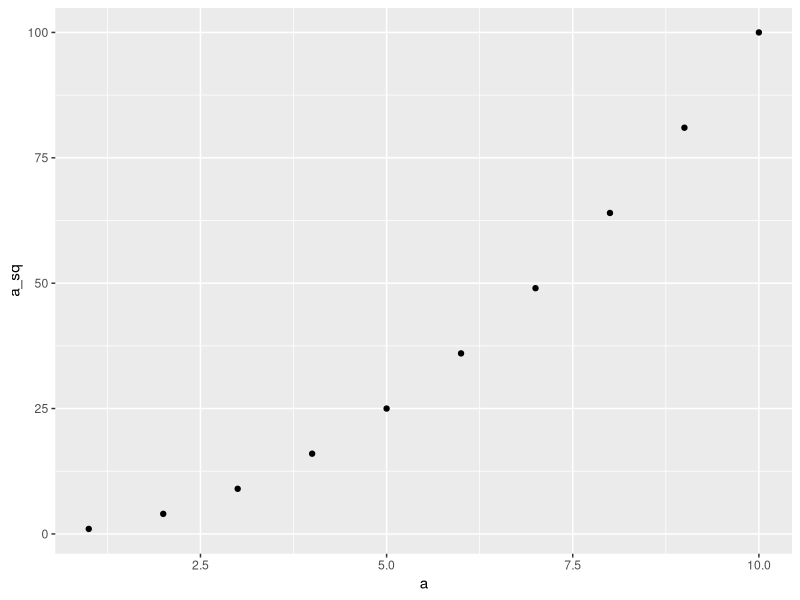
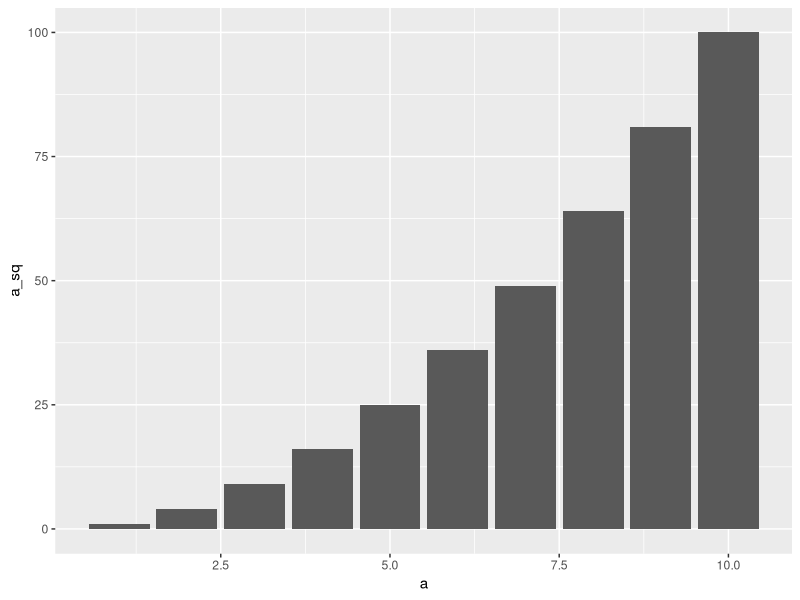
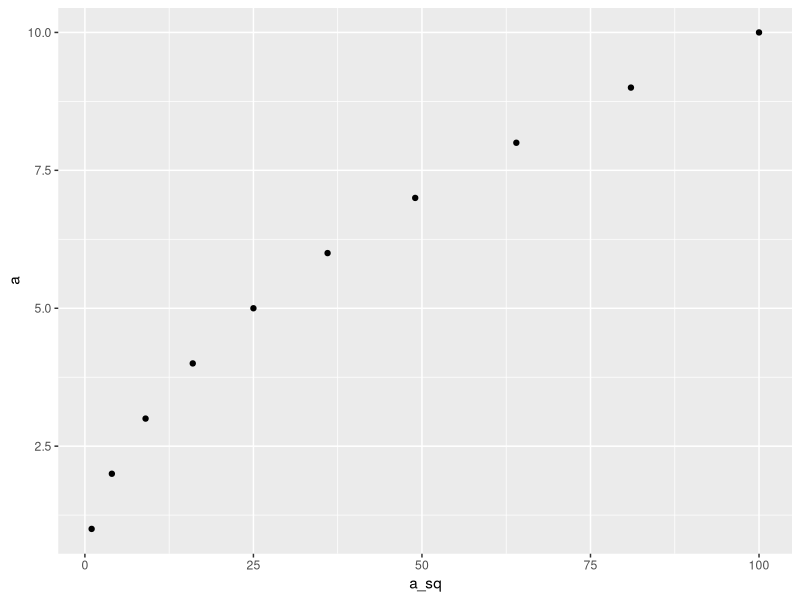
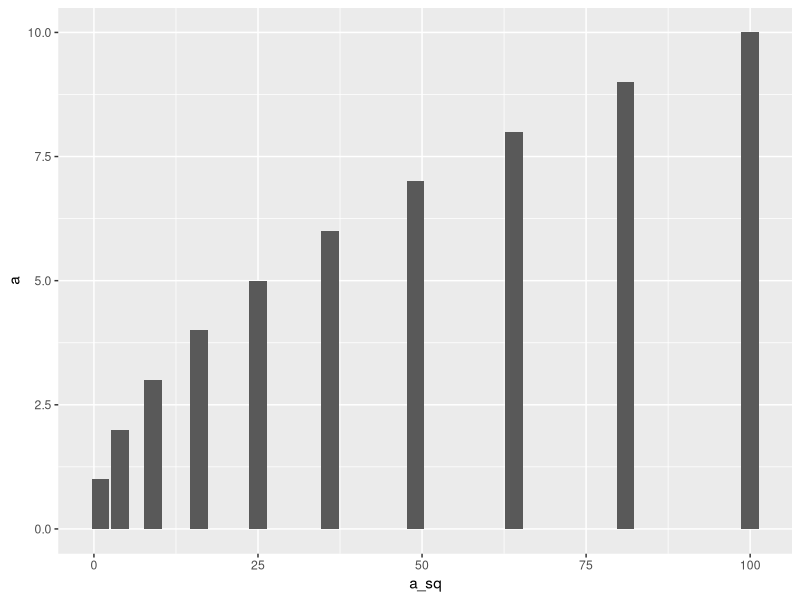
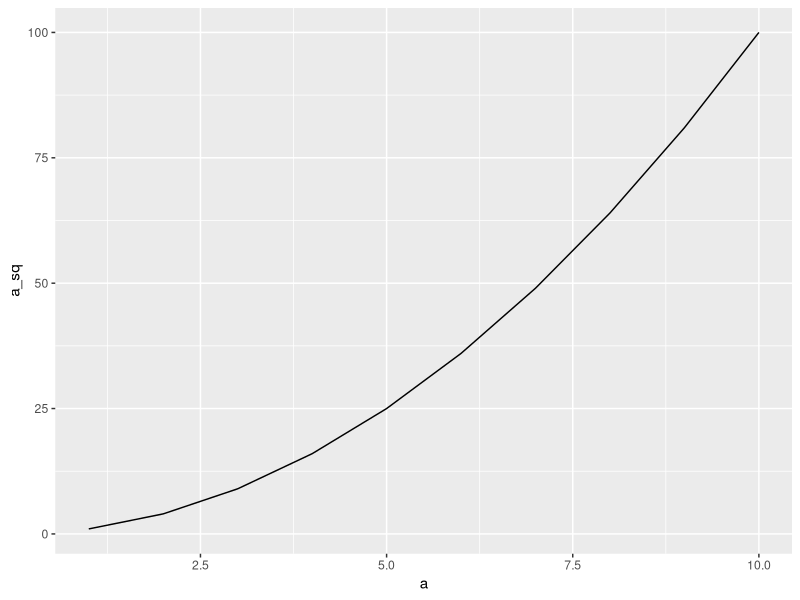
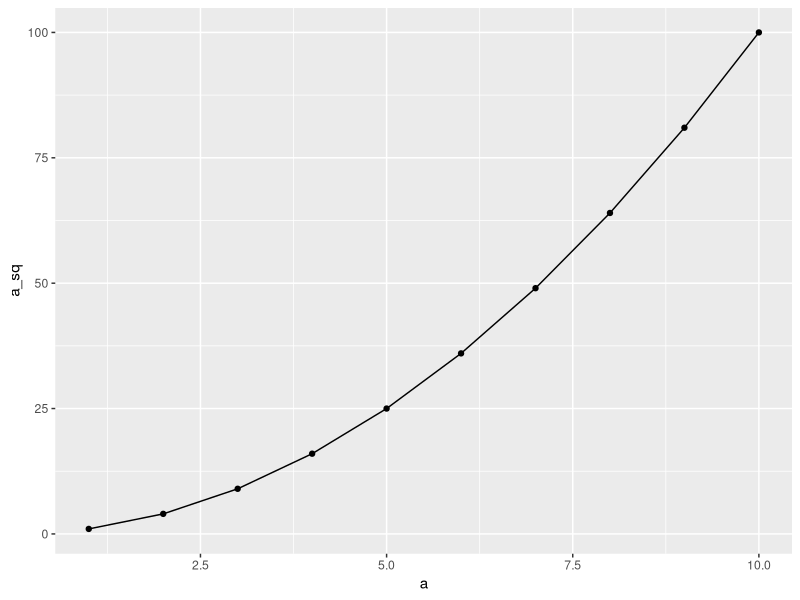
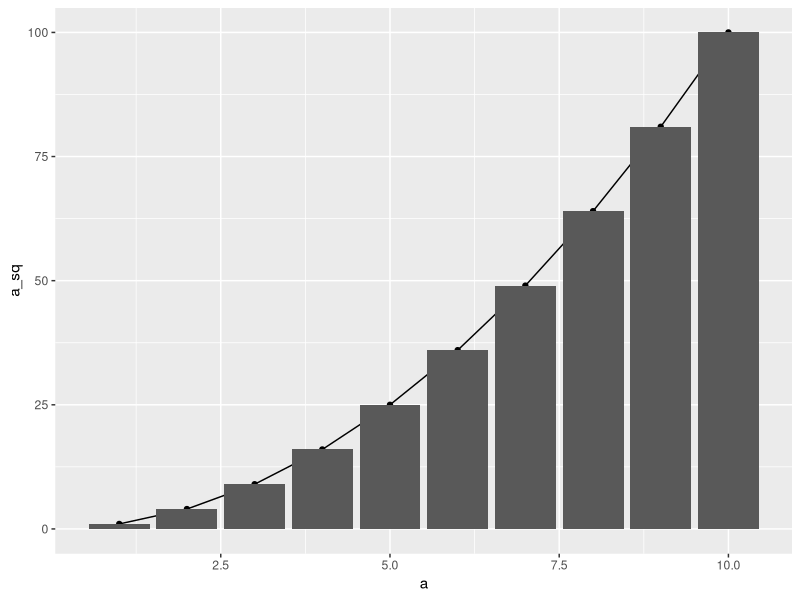
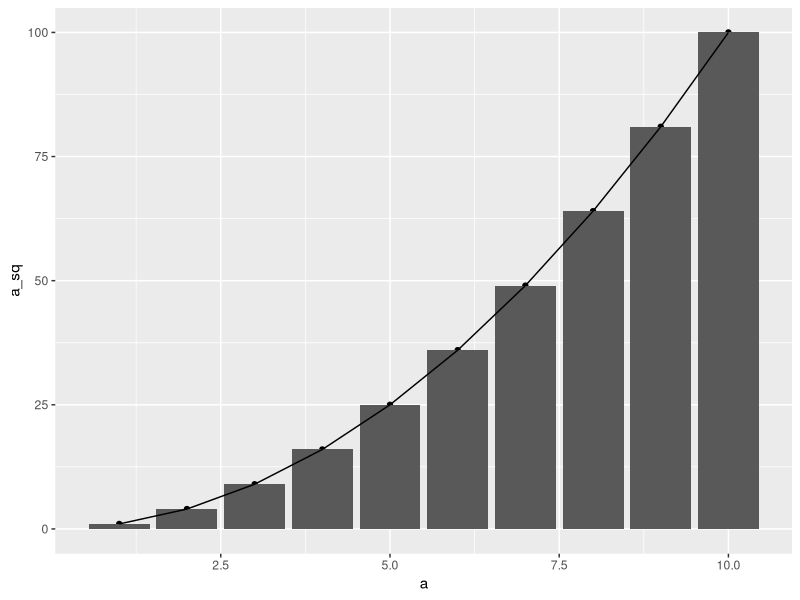

Recreate these plots in R, in order.
## ---- chunk 1
library(ggplot2)
df <- data.frame(a=1:10, a_sq=(1:10)^2, my_group = c("weekday","weekend"))
df
## ---- chunk 2
ggplot(data = df, mapping = aes(x = a, y = a_sq)) + geom_point()
## ---- chunk 3
ggplot(data = df, mapping = aes(x = a, y = a_sq)) + geom_bar(stat="identity")
## ---- chunk 4
ggplot(data = df, mapping = aes(x = a_sq, y = a)) + geom_point()
## ---- chunk 5
ggplot(data = df, mapping = aes(x = a_sq, y = a)) + geom_bar(stat="identity")
## ---- chunk 6
ggplot(df, aes(a, a_sq)) + geom_line()
## ---- chunk 7
ggplot(df, aes(a, a_sq)) + geom_point() + geom_line()
## ---- chunk 8
ggplot(df, aes(a, a_sq)) + geom_point() + geom_line() + geom_bar(stat = "identity")
## ---- chunk 9
ggplot(df, aes(a, a_sq)) + geom_point() + geom_bar(stat = "identity") + geom_line()
## ---- chunk 10
ggplot(df, aes(a, a_sq, color = my_group)) + geom_point(stat = "identity")
## ---- chunk 11
ggplot(df, aes(a, a_sq, color = my_group)) + geom_bar(stat = "identity")
## ---- chunk 12
ggplot(df, aes(a, a_sq, fill = my_group)) + geom_bar(stat = "identity")
## ---- chunk 13
ggplot(df, aes(a, a_sq, color = my_group)) + geom_point(size=10, fill = "black")
## ---- chunk 14
ggplot(df, aes(a, a_sq, fill = my_group)) + geom_bar(stat="identity", color = "black")
## ---- chunk 15
ggplot(df, aes(a, a_sq, color = my_group)) + geom_bar(stat="identity", fill = "black")
## ---- chunk 16
ggplot(df, aes(a, a_sq, color = my_group)) + geom_point()  + geom_line()
## ---- chunk 17
ggplot(df, aes(a, a_sq, group = my_group)) + geom_point()  + geom_line()
## ---- chunk 18
ggplot(df, aes(a, a_sq, color = my_group)) + geom_point()  + geom_line() + facet_wrap(~my_group)
